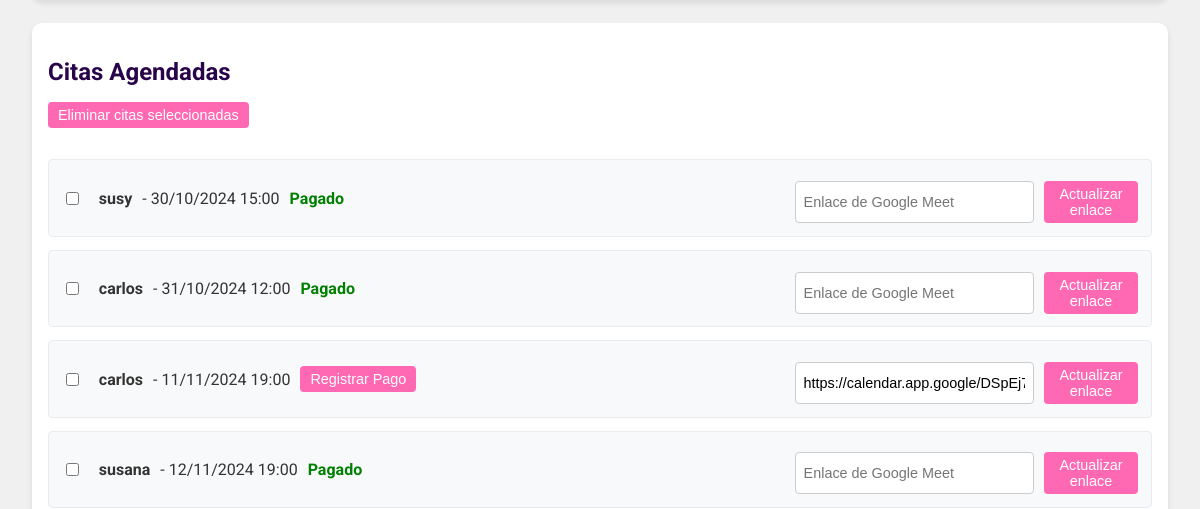
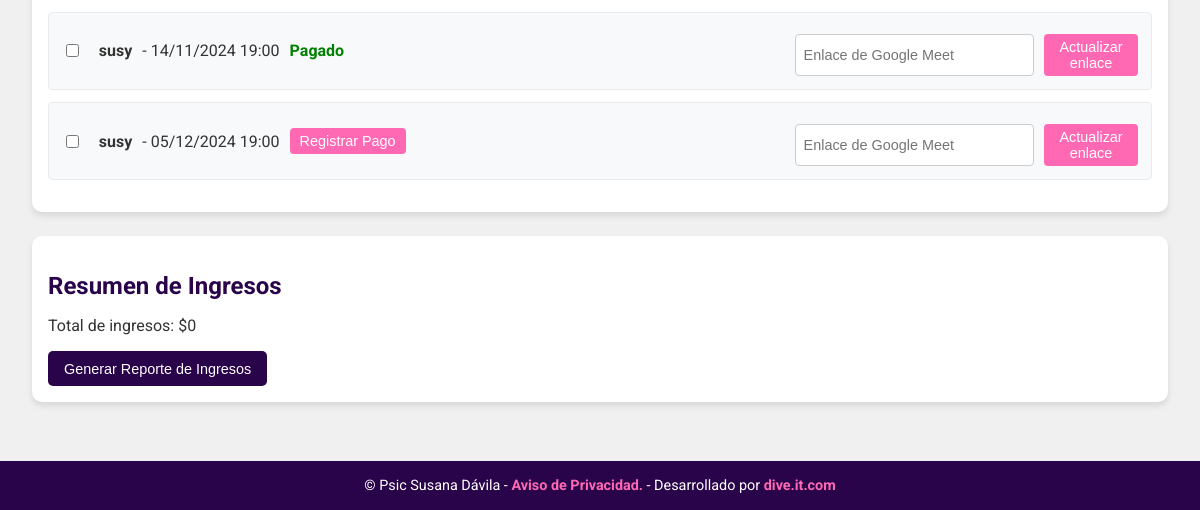
Before: /admin-panel/ (signed in, lower part) with the older database file (2 pictures, top to bottom).
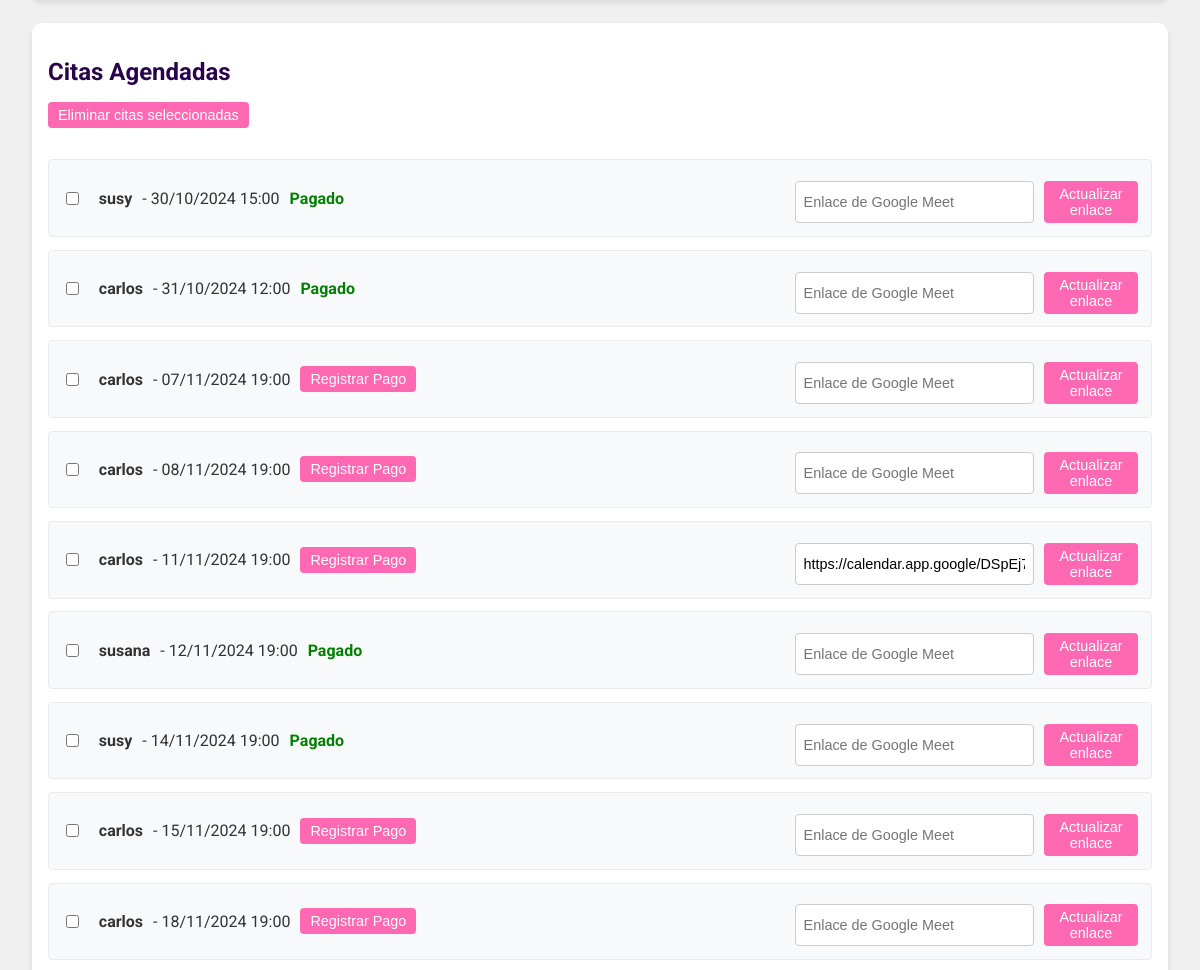
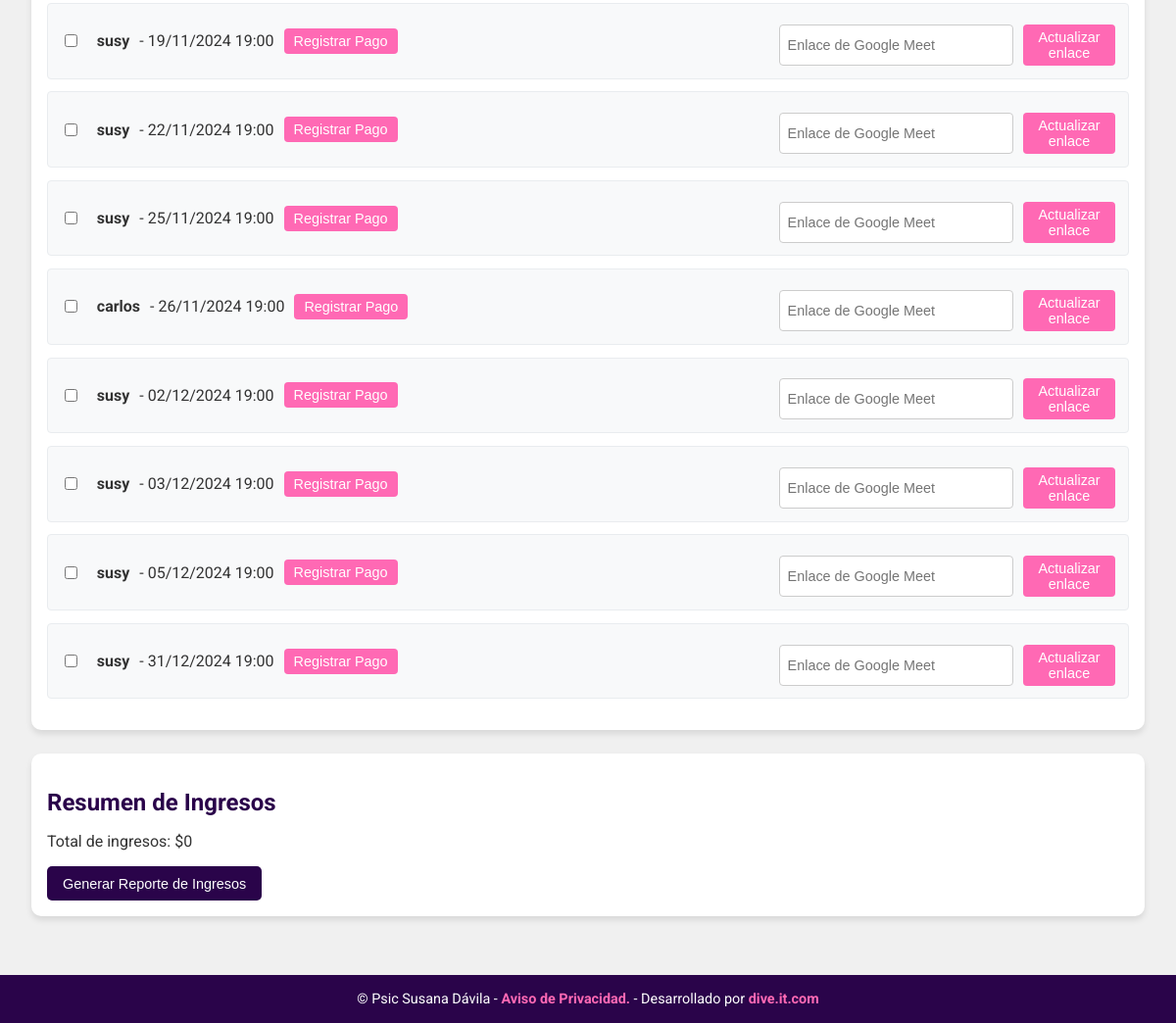
After: the same page with the newer database file (2 pictures, top to bottom).
### website/models.py (models this page shows, shortened)
class Appointment(models.Model):
    user = models.ForeignKey(CustomUser, on_delete=models.CASCADE)
    availability = models.OneToOneField(Availability, on_delete=models.CASCADE)
    created_at = models.DateTimeField(auto_now_add=True)
    is_paid = models.BooleanField(default=False)
    google_meet_link = models.URLField(blank=True, null=True)

class CustomUser(AbstractUser):
    name = models.CharField(max_length=100, blank=True)
    phone = models.CharField(max_length=10, blank=True)
    age = models.PositiveIntegerField(null=True, blank=True)
    location = models.CharField(max_length=100, blank=True)

class Availability(models.Model):
    date = models.DateField()
    start_time = models.TimeField()
    end_time = models.TimeField()
    is_booked = models.BooleanField(default=False)
    price = models.DecimalField(max_digits=6, decimal_places=2, default=400.00)  # Add this line

### website/views.py (the view)
# urls.py: path('admin-panel/', views.admin_panel, name='admin_panel'),
@login_required
@user_passes_test(is_staff_or_superuser)
def admin_panel(request):
    availabilities = Availability.objects.filter(date__gte=timezone.now().date()).order_by('date', 'start_time')
    appointments = Appointment.objects.filter(availability__date__gte=timezone.now().date()).order_by('availability__date', 'availability__start_time')
    return render(request, 'panel.html', {'availabilities': availabilities, 'appointments': appointments})

### website/views.py (called while the page is built)
def is_staff_or_superuser(user):
    return user.is_staff or user.is_superuser

### website/templates/panel.html (shortened to what this page needs)
{% extends "base.html" %}
{% load static %}
{% block extra_css %}
<link rel="stylesheet" href="{% static 'css/panel.css' %}">
<link rel="stylesheet" href="https://cdn.jsdelivr.net/npm/flatpickr/dist/flatpickr.min.css">
{% endblock %}
{% block content %}
<div class="admin-panel">
    <div class="panel-section">
        <h2>Citas Agendadas</h2>
        <form id="bulkDeleteAppointmentsForm">
            <button type="submit" class="btn-secondary" id="bulkDeleteAppointmentsButton">Eliminar citas seleccionadas</button>
        </form>
        <ul id="appointmentsList">
            {% for appointment in appointments %}
            <li>
                <input type="checkbox" name="bulk_delete_appointment" value="{{ appointment.id }}">
                <strong>{{ appointment.user.username }}</strong> -
                {{ appointment.availability.date|date:"d/m/Y" }}
                {{ appointment.availability.start_time|time:"H:i" }}
                {% if appointment.is_paid %}
                    <span class="paid">Pagado</span>
                {% else %}
                    <button class="btn-secondary record-payment" data-id="{{ appointment.id }}">Registrar Pago</button>
                {% endif %}
                <form class="google-meet-form" data-id="{{ appointment.id }}">
                    <input type="url" name="google_meet_link" placeholder="Enlace de Google Meet" value="{{ appointment.google_meet_link|default:'' }}">
                    <button type="submit" class="btn-secondary">Actualizar enlace</button>
                </form>
            </li>
            {% endfor %}
        </ul>
    </div>
    <div class="panel-section">
        <h2>Resumen de Ingresos</h2>
        <div class="earnings-summary">
            <p>Total de ingresos: $<span id="totalEarnings">0</span></p>
            <button id="generateReport" class="btn-primary">Generar Reporte de Ingresos</button>
        </div>
    </div>
</div>
{% endblock %}

Changed rows visible on the page:
added Appointment: user.username "carlos", availability "07/11/2024", availability.start_time "19:00"
added Appointment: user.username "carlos", availability "08/11/2024", availability.start_time "19:00"
added Appointment: user.username "carlos", availability "15/11/2024", availability.start_time "19:00"
added Appointment: user.username "carlos", availability "18/11/2024", availability.start_time "19:00"
added Appointment: user.username "susy", availability "19/11/2024", availability.start_time "19:00"
added Appointment: user.username "susy", availability "22/11/2024", availability.start_time "19:00"
added Appointment: user.username "susy", availability "25/11/2024", availability.start_time "19:00"
added Appointment: user.username "carlos", availability "26/11/2024", availability.start_time "19:00"
added Appointment: user.username "susy", availability "02/12/2024", availability.start_time "19:00"
added Appointment: user.username "susy", availability "03/12/2024", availability.start_time "19:00"
added Appointment: user.username "susy", availability "31/12/2024", availability.start_time "19:00"
